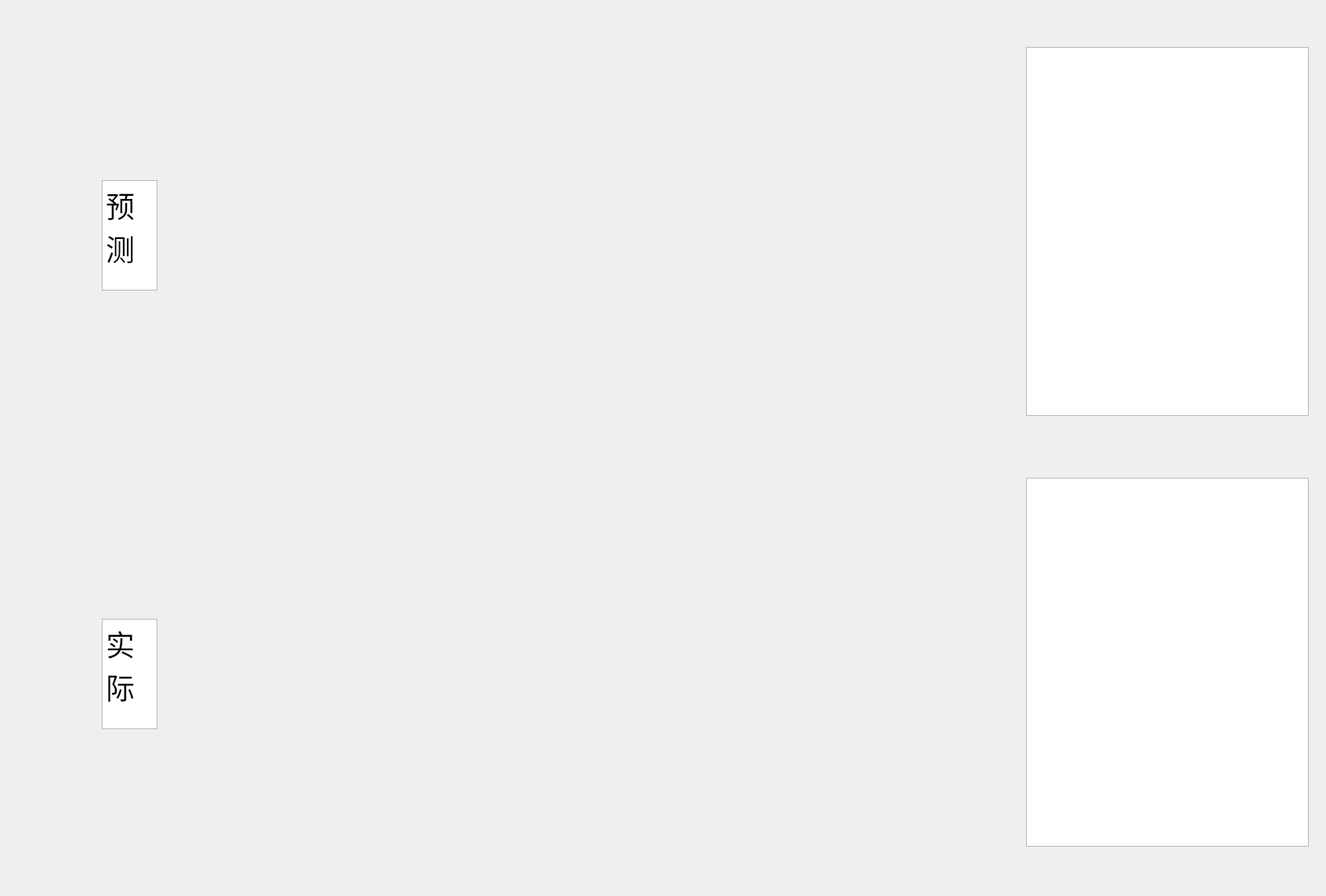
<?xml version="1.0" encoding="UTF-8"?>
<ui version="4.0">
 <class>ShowPrediction</class>
 <widget class="QWidget" name="ShowPrediction">
  <property name="geometry">
   <rect>
    <x>0</x>
    <y>0</y>
    <width>1693</width>
    <height>1144</height>
   </rect>
  </property>
  <property name="windowTitle">
   <string>Form</string>
  </property>
  <widget class="QCustomPlot" name="real" native="true">
   <property name="geometry">
    <rect>
     <x>310</x>
     <y>580</y>
     <width>941</width>
     <height>551</height>
    </rect>
   </property>
  </widget>
  <widget class="QCustomPlot" name="prediction" native="true">
   <property name="geometry">
    <rect>
     <x>310</x>
     <y>40</y>
     <width>941</width>
     <height>511</height>
    </rect>
   </property>
  </widget>
  <widget class="QTextEdit" name="textEdit">
   <property name="geometry">
    <rect>
     <x>130</x>
     <y>230</y>
     <width>71</width>
     <height>141</height>
    </rect>
   </property>
   <property name="styleSheet">
    <string notr="true">font: 28pt &quot;Arial&quot;;</string>
   </property>
   <property name="html">
    <string>&lt;!DOCTYPE HTML PUBLIC &quot;-//W3C//DTD HTML 4.0//EN&quot; &quot;http://www.w3.org/TR/REC-html40/strict.dtd&quot;&gt;
&lt;html&gt;&lt;head&gt;&lt;meta name=&quot;qrichtext&quot; content=&quot;1&quot; /&gt;&lt;style type=&quot;text/css&quot;&gt;
p, li { white-space: pre-wrap; }
&lt;/style&gt;&lt;/head&gt;&lt;body style=&quot; font-family:'Arial'; font-size:28pt; font-weight:400; font-style:normal;&quot;&gt;
&lt;p style=&quot; margin-top:0px; margin-bottom:0px; margin-left:0px; margin-right:0px; -qt-block-indent:0; text-indent:0px;&quot;&gt;&lt;span style=&quot; font-family:'SimSun';&quot;&gt;预测&lt;/span&gt;&lt;/p&gt;&lt;/body&gt;&lt;/html&gt;</string>
   </property>
  </widget>
  <widget class="QTextEdit" name="textEdit_2">
   <property name="geometry">
    <rect>
     <x>130</x>
     <y>790</y>
     <width>71</width>
     <height>141</height>
    </rect>
   </property>
   <property name="html">
    <string>&lt;!DOCTYPE HTML PUBLIC &quot;-//W3C//DTD HTML 4.0//EN&quot; &quot;http://www.w3.org/TR/REC-html40/strict.dtd&quot;&gt;
&lt;html&gt;&lt;head&gt;&lt;meta name=&quot;qrichtext&quot; content=&quot;1&quot; /&gt;&lt;style type=&quot;text/css&quot;&gt;
p, li { white-space: pre-wrap; }
&lt;/style&gt;&lt;/head&gt;&lt;body style=&quot; font-family:'SimSun'; font-size:9pt; font-weight:400; font-style:normal;&quot;&gt;
&lt;p style=&quot; margin-top:0px; margin-bottom:0px; margin-left:0px; margin-right:0px; -qt-block-indent:0; text-indent:0px;&quot;&gt;&lt;span style=&quot; font-family:'SimSun'; font-size:28pt;&quot;&gt;实际&lt;/span&gt;&lt;/p&gt;&lt;/body&gt;&lt;/html&gt;</string>
   </property>
  </widget>
  <widget class="QTextBrowser" name="preTextBrowser">
   <property name="geometry">
    <rect>
     <x>1310</x>
     <y>60</y>
     <width>361</width>
     <height>471</height>
    </rect>
   </property>
   <property name="styleSheet">
    <string notr="true">font: 16pt &quot;Arial&quot;;</string>
   </property>
  </widget>
  <widget class="QTextBrowser" name="realTextBrowser">
   <property name="geometry">
    <rect>
     <x>1310</x>
     <y>610</y>
     <width>361</width>
     <height>471</height>
    </rect>
   </property>
   <property name="styleSheet">
    <string notr="true">font: 16pt &quot;Arial&quot;;</string>
   </property>
  </widget>
 </widget>
 <customwidgets>
  <customwidget>
   <class>QCustomPlot</class>
   <extends>QWidget</extends>
   <header location="global">qcustomplot.h</header>
   <container>1</container>
  </customwidget>
 </customwidgets>
 <resources/>
 <connections/>
</ui>
